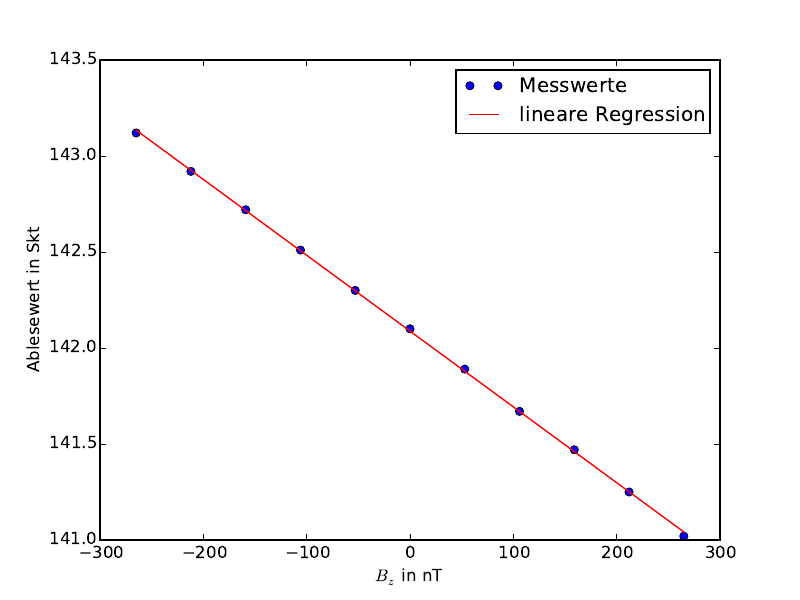

Write Python code to recreate this figure.
import numpy as np
import matplotlib.pyplot as plt
from scipy import stats

I, alpha=np.loadtxt('kalibrierung.dat', unpack=True)
B=I*26.5

slope, intercept, r_value, p_value, std_err = stats.linregress(B, alpha)

#To get coefficient of determination (r_squared)
print("r-squared:", r_value**2)
print(slope)
print(1./slope)

#Plot the data along with the fitted line
#Noch umrechnen in nT!!!!
plt.plot(B, alpha, 'o', label='Messwerte')
plt.plot(B, intercept + slope*B, 'r', label='lineare Regression')
plt.xlabel(r'$B_z$ in nT')
plt.ylabel(r'Ablesewert in Skt')
plt.legend()

plt.show()
#plt.savefig('kalibrierung.pdf')
